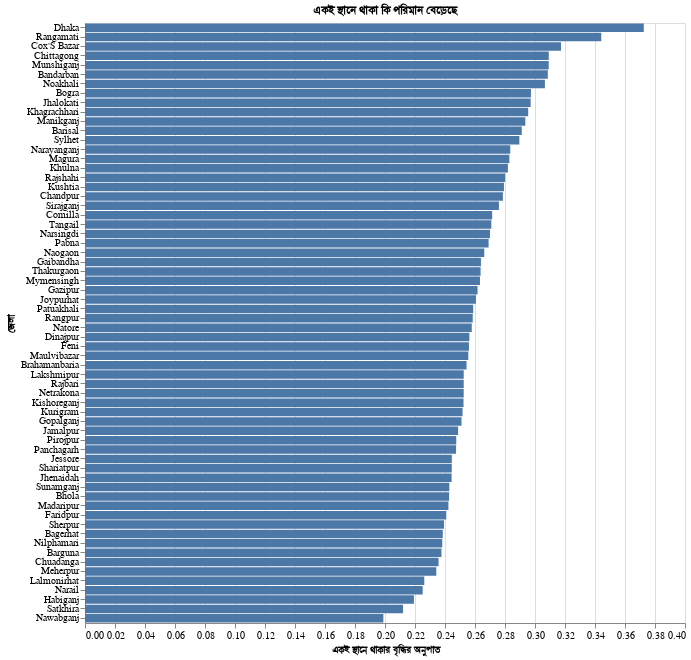

Notebook source saved alongside this figure:
### Markdown cell above
কোভিড-১৯ প্যান্ডেমিক এর কারণে মানুষের চলাফেরা তে কি পরিবর্তন এসেছে তার একটি ডাটাসেট ফেইসবুক প্রকাশ করেছে। ফেইসবুক ব্যবহারকারীদের ওয়াইফাই এর ব্যবহার পর্যবেক্ষণ করে ডাটাসেট বানানো হয়েছে। এখানে দেখা হয়েছে লোকেরা বাড়ির তে  অবস্থান করছে, নাকি শহরে ঘুরে বেড়াচ্ছে। এটা প্রতিরোধমূলক ব্যবস্থাগুলি সঠিক পথে পরিচালিত হচ্ছে কিনা সে ব্যাপারে অবহিত করতে পারে।
এই পোস্টে বাংলাদেশের ৬৪ জেলার ডেটা তুলে ধরা হল।

### Code cell
#hide_input
bdf_latest_date = bdf[bdf['ds'] == bdf['ds'].max()]
bdf_latest_date = bdf_latest_date.sort_values(by=['all_day_ratio_single_tile_users'], ascending=False)

color_var=alt.Color('Type:N', scale=alt.Scale(scheme='tableau20'), legend=None)
barchart = alt.Chart(bdf_latest_date).mark_bar().encode(
    y=alt.Y('polygon_name', axis=alt.Axis(title='জেলা'), sort='-x'),
    x=alt.X('all_day_ratio_single_tile_users', axis=alt.Axis(title='একই স্থানে থাকার বৃদ্ধির অনুপাত')),
    color=color_var,
    tooltip=['polygon_name', 'all_day_ratio_single_tile_users'],
    
).properties(
    title="একই স্থানে থাকা কি পরিমান বেড়েছে"
)

barchart.properties(width=600, height=600)

### Figure 1 — Vega-Lite specification as saved in the notebook (floating-point values rounded to 4 significant figures)
{"config": {"view": {"continuousWidth": 400, "continuousHeight": 300}}, "data": {"name": "data-f9fd8a3a9ce0deb393328896de30c5a1"}, "mark": "bar", "encoding": {"color": {"type": "nominal", "field": "Type", "legend": null, "scale": {"scheme": "tableau20"}}, "tooltip": [{"type": "nominal", "field": "polygon_name"}, {"type": "quantitative", "field": "all_day_ratio_single_tile_users"}], "x": {"type": "quantitative", "axis": {"title": "একই স্থানে থাকার বৃদ্ধির অনুপাত"}, "field": "all_day_ratio_single_tile_users"}, "y": {"type": "nominal", "axis": {"title": "জেলা"}, "field": "polygon_name", "sort": "-x"}}, "height": 600, "title": "একই স্থানে থাকা কি পরিমান বেড়েছে", "width": 600, "$schema": "https://vega.github.io/schema/vega-lite/v4.8.1.json", "datasets": {"data-f9fd8a3a9ce0deb393328896de30c5a1": [{"ds": "2020-06-10T00:00:00", "country": "BGD", "polygon_source": "GADM", "polygon_id": "BGD.3.1_1", "polygon_name": "Dhaka", "all_day_bing_tiles_visited_relative_change": -0.3917, "all_day_ratio_single_tile_users": 0.3725, "baseline_name": "full_february", "baseline_type": "DAY_OF_WEEK"}, {"ds": "2020-06-10T00:00:00", "country": "BGD", "polygon_source": "GADM", "polygon_id": "BGD.2.11_1", "polygon_name": "Rangamati", "all_day_bing_tiles_visited_relative_change": -0.3012, "all_day_ratio_single_tile_users": 0.3442, "baseline_name": "full_february", "baseline_type": "DAY_OF_WEEK"}, {"ds": "2020-06-10T00:00:00", "country": "BGD", "polygon_source": "GADM", "polygon_id": "BGD.2.6_1", "polygon_name": "Cox'S Bazar", "all_day_bing_tiles_visited_relative_change": -0.4531, "all_day_ratio_single_tile_users": 0.3174, "baseline_name": "full_february", "baseline_type": "DAY_OF_WEEK"}, {"ds": "2020-06-10T00:00:00", "country": "BGD", "polygon_source": "GADM", "polygon_id": "BGD.2.4_1", "polygon_name": "Chittagong", "all_day_bing_tiles_visited_relative_change": -0.3377, "all_day_ratio_single_tile_users": 0.3092, "baseline_name": "full_february", "baseline_type": "DAY_OF_WEEK"}, {"ds": "2020-06-10T00:00:00", "country": "BGD", "polygon_source": "GADM", "polygon_id": "BGD.3.9_1", "polygon_name": "Munshiganj", "all_day_bing_tiles_visited_relative_change": -0.2762, "all_day_ratio_single_tile_users": 0.3091, "baseline_name": "full_february", "baseline_type": "DAY_OF_WEEK"}, {"ds": "2020-06-10T00:00:00", "country": "BGD", "polygon_source": "GADM", "polygon_id": "BGD.2.1_1", "polygon_name": "Bandarban", "all_day_bing_tiles_visited_relative_change": -0.3473, "all_day_ratio_single_tile_users": 0.3086, "baseline_name": "full_february", "baseline_type": "DAY_OF_WEEK"}, {"ds": "2020-06-10T00:00:00", "country": "BGD", "polygon_source": "GADM", "polygon_id": "BGD.2.10_1", "polygon_name": "Noakhali", "all_day_bing_tiles_visited_relative_change": -0.3893, "all_day_ratio_single_tile_users": 0.3066, "baseline_name": "full_february", "baseline_type": "DAY_OF_WEEK"}, {"ds": "2020-06-10T00:00:00", "country": "BGD", "polygon_source": "GADM", "polygon_id": "BGD.5.1_1", "polygon_name": "Bogra", "all_day_bing_tiles_visited_relative_change": -0.2351, "all_day_ratio_single_tile_users": 0.2973, "baseline_name": "full_february", "baseline_type": "DAY_OF_WEEK"}, {"ds": "2020-06-10T00:00:00", "country": "BGD", "polygon_source": "GADM", "polygon_id": "BGD.1.4_1", "polygon_name": "Jhalokati", "all_day_bing_tiles_visited_relative_change": -0.246, "all_day_ratio_single_tile_users": 0.2971, "baseline_name": "full_february", "baseline_type": "DAY_OF_WEEK"}, {"ds": "2020-06-10T00:00:00", "country": "BGD", "polygon_source": "GADM", "polygon_id": "BGD.2.8_1", "polygon_name": "Khagrachhari", "all_day_bing_tiles_visited_relative_change": -0.2106, "all_day_ratio_single_tile_users": 0.2954, "baseline_name": "full_february", "baseline_type": "DAY_OF_WEEK"}, {"ds": "2020-06-10T00:00:00", "country": "BGD", "polygon_source": "GADM", "polygon_id": "BGD.3.8_1", "polygon_name": "Manikganj", "all_day_bing_tiles_visited_relative_change": -0.2249, "all_day_ratio_single_tile_users": 0.2935, "baseline_name": "full_february", "baseline_type": "DAY_OF_WEEK"}, {"ds": "2020-06-10T00:00:00", "country": "BGD", "polygon_source": "GADM", "polygon_id": "BGD.1.2_1", "polygon_name": "Barisal", "all_day_bing_tiles_visited_relative_change": -0.2597, "all_day_ratio_single_tile_users": 0.2912, "baseline_name": "full_february", "baseline_type": "DAY_OF_WEEK"}, {"ds": "2020-06-10T00:00:00", "country": "BGD", "polygon_source": "GADM", "polygon_id": "BGD.7.4_1", "polygon_name": "Sylhet", "all_day_bing_tiles_visited_relative_change": -0.3101, "all_day_ratio_single_tile_users": 0.2896, "baseline_name": "full_february", "baseline_type": "DAY_OF_WEEK"}, {"ds": "2020-06-10T00:00:00", "country": "BGD", "polygon_source": "GADM", "polygon_id": "BGD.3.11_1", "polygon_name": "Narayanganj", "all_day_bing_tiles_visited_relative_change": -0.2508, "all_day_ratio_single_tile_users": 0.2835, "baseline_name": "full_february", "baseline_type": "DAY_OF_WEEK"}, {"ds": "2020-06-10T00:00:00", "country": "BGD", "polygon_source": "GADM", "polygon_id": "BGD.4.7_1", "polygon_name": "Magura", "all_day_bing_tiles_visited_relative_change": -0.2509, "all_day_ratio_single_tile_users": 0.2829, "baseline_name": "full_february", "baseline_type": "DAY_OF_WEEK"}, {"ds": "2020-06-10T00:00:00", "country": "BGD", "polygon_source": "GADM", "polygon_id": "BGD.4.5_1", "polygon_name": "Khulna", "all_day_bing_tiles_visited_relative_change": -0.1981, "all_day_ratio_single_tile_users": 0.2819, "baseline_name": "full_february", "baseline_type": "DAY_OF_WEEK"}, {"ds": "2020-06-10T00:00:00", "country": "BGD", "polygon_source": "GADM", "polygon_id": "BGD.5.7_1", "polygon_name": "Rajshahi", "all_day_bing_tiles_visited_relative_change": -0.1713, "all_day_ratio_single_tile_users": 0.2801, "baseline_name": "full_february", "baseline_type": "DAY_OF_WEEK"}, {"ds": "2020-06-10T00:00:00", "country": "BGD", "polygon_source": "GADM", "polygon_id": "BGD.4.6_1", "polygon_name": "Kushtia", "all_day_bing_tiles_visited_relative_change": -0.1709, "all_day_ratio_single_tile_users": 0.2793, "baseline_name": "full_february", "baseline_type": "DAY_OF_WEEK"}, {"ds": "2020-06-10T00:00:00", "country": "BGD", "polygon_source": "GADM", "polygon_id": "BGD.2.3_1", "polygon_name": "Chandpur", "all_day_bing_tiles_visited_relative_change": -0.2914, "all_day_ratio_single_tile_users": 0.2786, "baseline_name": "full_february", "baseline_type": "DAY_OF_WEEK"}, {"ds": "2020-06-10T00:00:00", "country": "BGD", "polygon_source": "GADM", "polygon_id": "BGD.5.8_1", "polygon_name": "Sirajganj", "all_day_bing_tiles_visited_relative_change": -0.2405, "all_day_ratio_single_tile_users": 0.276, "baseline_name": "full_february", "baseline_type": "DAY_OF_WEEK"}, {"ds": "2020-06-10T00:00:00", "country": "BGD", "polygon_source": "GADM", "polygon_id": "BGD.2.5_1", "polygon_name": "Comilla", "all_day_bing_tiles_visited_relative_change": -0.3032, "all_day_ratio_single_tile_users": 0.2714, "baseline_name": "full_february", "baseline_type": "DAY_OF_WEEK"}, {"ds": "2020-06-10T00:00:00", "country": "BGD", "polygon_source": "GADM", "polygon_id": "BGD.3.17_1", "polygon_name": "Tangail", "all_day_bing_tiles_visited_relative_change": -0.2344, "all_day_ratio_single_tile_users": 0.2709, "baseline_name": "full_february", "baseline_type": "DAY_OF_WEEK"}, {"ds": "2020-06-10T00:00:00", "country": "BGD", "polygon_source": "GADM", "polygon_id": "BGD.3.12_1", "polygon_name": "Narsingdi", "all_day_bing_tiles_visited_relative_change": -0.2401, "all_day_ratio_single_tile_users": 0.27, "baseline_name": "full_february", "baseline_type": "DAY_OF_WEEK"}, {"ds": "2020-06-10T00:00:00", "country": "BGD", "polygon_source": "GADM", "polygon_id": "BGD.5.6_1", "polygon_name": "Pabna", "all_day_bing_tiles_visited_relative_change": -0.2008, "all_day_ratio_single_tile_users": 0.2691, "baseline_name": "full_february", "baseline_type": "DAY_OF_WEEK"}, {"ds": "2020-06-10T00:00:00", "country": "BGD", "polygon_source": "GADM", "polygon_id": "BGD.5.3_1", "polygon_name": "Naogaon", "all_day_bing_tiles_visited_relative_change": -0.1572, "all_day_ratio_single_tile_users": 0.2662, "baseline_name": "full_february", "baseline_type": "DAY_OF_WEEK"}, {"ds": "2020-06-10T00:00:00", "country": "BGD", "polygon_source": "GADM", "polygon_id": "BGD.6.2_1", "polygon_name": "Gaibandha", "all_day_bing_tiles_visited_relative_change": -0.2194, "all_day_ratio_single_tile_users": 0.264, "baseline_name": "full_february", "baseline_type": "DAY_OF_WEEK"}, {"ds": "2020-06-10T00:00:00", "country": "BGD", "polygon_source": "GADM", "polygon_id": "BGD.6.8_1", "polygon_name": "Thakurgaon", "all_day_bing_tiles_visited_relative_change": -0.2103, "all_day_ratio_single_tile_users": 0.2637, "baseline_name": "full_february", "baseline_type": "DAY_OF_WEEK"}, {"ds": "2020-06-10T00:00:00", "country": "BGD", "polygon_source": "GADM", "polygon_id": "BGD.3.10_1", "polygon_name": "Mymensingh", "all_day_bing_tiles_visited_relative_change": -0.2489, "all_day_ratio_single_tile_users": 0.2633, "baseline_name": "full_february", "baseline_type": "DAY_OF_WEEK"}, {"ds": "2020-06-10T00:00:00", "country": "BGD", "polygon_source": "GADM", "polygon_id": "BGD.3.3_1", "polygon_name": "Gazipur", "all_day_bing_tiles_visited_relative_change": -0.2273, "all_day_ratio_single_tile_users": 0.2617, "baseline_name": "full_february", "baseline_type": "DAY_OF_WEEK"}, {"ds": "2020-06-10T00:00:00", "country": "BGD", "polygon_source": "GADM", "polygon_id": "BGD.5.2_1", "polygon_name": "Joypurhat", "all_day_bing_tiles_visited_relative_change": -0.1586, "all_day_ratio_single_tile_users": 0.2606, "baseline_name": "full_february", "baseline_type": "DAY_OF_WEEK"}, {"ds": "2020-06-10T00:00:00", "country": "BGD", "polygon_source": "GADM", "polygon_id": "BGD.1.5_1", "polygon_name": "Patuakhali", "all_day_bing_tiles_visited_relative_change": -0.2047, "all_day_ratio_single_tile_users": 0.2588, "baseline_name": "full_february", "baseline_type": "DAY_OF_WEEK"}, {"ds": "2020-06-10T00:00:00", "country": "BGD", "polygon_source": "GADM", "polygon_id": "BGD.6.7_1", "polygon_name": "Rangpur", "all_day_bing_tiles_visited_relative_change": -0.2025, "all_day_ratio_single_tile_users": 0.2585, "baseline_name": "full_february", "baseline_type": "DAY_OF_WEEK"}, {"ds": "2020-06-10T00:00:00", "country": "BGD", "polygon_source": "GADM", "polygon_id": "BGD.5.4_1", "polygon_name": "Natore", "all_day_bing_tiles_visited_relative_change": -0.2143, "all_day_ratio_single_tile_users": 0.2578, "baseline_name": "full_february", "baseline_type": "DAY_OF_WEEK"}, {"ds": "2020-06-10T00:00:00", "country": "BGD", "polygon_source": "GADM", "polygon_id": "BGD.6.1_1", "polygon_name": "Dinajpur", "all_day_bing_tiles_visited_relative_change": -0.1225, "all_day_ratio_single_tile_users": 0.2562, "baseline_name": "full_february", "baseline_type": "DAY_OF_WEEK"}, {"ds": "2020-06-10T00:00:00", "country": "BGD", "polygon_source": "GADM", "polygon_id": "BGD.2.7_1", "polygon_name": "Feni", "all_day_bing_tiles_visited_relative_change": -0.2537, "all_day_ratio_single_tile_users": 0.256, "baseline_name": "full_february", "baseline_type": "DAY_OF_WEEK"}, {"ds": "2020-06-10T00:00:00", "country": "BGD", "polygon_source": "GADM", "polygon_id": "BGD.7.2_1", "polygon_name": "Maulvibazar", "all_day_bing_tiles_visited_relative_change": -0.2334, "all_day_ratio_single_tile_users": 0.2555, "baseline_name": "full_february", "baseline_type": "DAY_OF_WEEK"}, {"ds": "2020-06-10T00:00:00", "country": "BGD", "polygon_source": "GADM", "polygon_id": "BGD.2.2_1", "polygon_name": "Brahamanbaria", "all_day_bing_tiles_visited_relative_change": -0.2658, "all_day_ratio_single_tile_users": 0.2543, "baseline_name": "full_february", "baseline_type": "DAY_OF_WEEK"}, {"ds": "2020-06-10T00:00:00", "country": "BGD", "polygon_source": "GADM", "polygon_id": "BGD.2.9_1", "polygon_name": "Lakshmipur", "all_day_bing_tiles_visited_relative_change": -0.2744, "all_day_ratio_single_tile_users": 0.2525, "baseline_name": "full_february", "baseline_type": "DAY_OF_WEEK"}, {"ds": "2020-06-10T00:00:00", "country": "BGD", "polygon_source": "GADM", "polygon_id": "BGD.3.14_1", "polygon_name": "Rajbari", "all_day_bing_tiles_visited_relative_change": -0.2736, "all_day_ratio_single_tile_users": 0.2525, "baseline_name": "full_february", "baseline_type": "DAY_OF_WEEK"}, {"ds": "2020-06-10T00:00:00", "country": "BGD", "polygon_source": "GADM", "polygon_id": "BGD.3.13_1", "polygon_name": "Netrakona", "all_day_bing_tiles_visited_relative_change": -0.2162, "all_day_ratio_single_tile_users": 0.2525, "baseline_name": "full_february", "baseline_type": "DAY_OF_WEEK"}, {"ds": "2020-06-10T00:00:00", "country": "BGD", "polygon_source": "GADM", "polygon_id": "BGD.3.6_1", "polygon_name": "Kishoreganj", "all_day_bing_tiles_visited_relative_change": -0.2482, "all_day_ratio_single_tile_users": 0.2523, "baseline_name": "full_february", "baseline_type": "DAY_OF_WEEK"}, {"ds": "2020-06-10T00:00:00", "country": "BGD", "polygon_source": "GADM", "polygon_id": "BGD.6.3_1", "polygon_name": "Kurigram", "all_day_bing_tiles_visited_relative_change": -0.2059, "all_day_ratio_single_tile_users": 0.2517, "baseline_name": "full_february", "baseline_type": "DAY_OF_WEEK"}, {"ds": "2020-06-10T00:00:00", "country": "BGD", "polygon_source": "GADM", "polygon_id": "BGD.3.4_1", "polygon_name": "Gopalganj", "all_day_bing_tiles_visited_relative_change": -0.193, "all_day_ratio_single_tile_users": 0.251, "baseline_name": "full_february", "baseline_type": "DAY_OF_WEEK"}, {"ds": "2020-06-10T00:00:00", "country": "BGD", "polygon_source": "GADM", "polygon_id": "BGD.3.5_1", "polygon_name": "Jamalpur", "all_day_bing_tiles_visited_relative_change": -0.2228, "all_day_ratio_single_tile_users": 0.2487, "baseline_name": "full_february", "baseline_type": "DAY_OF_WEEK"}, {"ds": "2020-06-10T00:00:00", "country": "BGD", "polygon_source": "GADM", "polygon_id": "BGD.1.6_1", "polygon_name": "Pirojpur", "all_day_bing_tiles_visited_relative_change": -0.182, "all_day_ratio_single_tile_users": 0.2475, "baseline_name": "full_february", "baseline_type": "DAY_OF_WEEK"}, {"ds": "2020-06-10T00:00:00", "country": "BGD", "polygon_source": "GADM", "polygon_id": "BGD.6.6_1", "polygon_name": "Panchagarh", "all_day_bing_tiles_visited_relative_change": -0.1795, "all_day_ratio_single_tile_users": 0.2474, "baseline_name": "full_february", "baseline_type": "DAY_OF_WEEK"}, {"ds": "2020-06-10T00:00:00", "country": "BGD", "polygon_source": "GADM", "polygon_id": "BGD.4.3_1", "polygon_name": "Jessore", "all_day_bing_tiles_visited_relative_change": -0.1766, "all_day_ratio_single_tile_users": 0.2445, "baseline_name": "full_february", "baseline_type": "DAY_OF_WEEK"}, {"ds": "2020-06-10T00:00:00", "country": "BGD", "polygon_source": "GADM", "polygon_id": "BGD.3.15_1", "polygon_name": "Shariatpur", "all_day_bing_tiles_visited_relative_change": -0.228, "all_day_ratio_single_tile_users": 0.2445, "baseline_name": "full_february", "baseline_type": "DAY_OF_WEEK"}, {"ds": "2020-06-10T00:00:00", "country": "BGD", "polygon_source": "GADM", "polygon_id": "BGD.4.4_1", "polygon_name": "Jhenaidah", "all_day_bing_tiles_visited_relative_change": -0.1764, "all_day_ratio_single_tile_users": 0.2444, "baseline_name": "full_february", "baseline_type": "DAY_OF_WEEK"}, {"ds": "2020-06-10T00:00:00", "country": "BGD", "polygon_source": "GADM", "polygon_id": "BGD.7.3_1", "polygon_name": "Sunamganj", "all_day_bing_tiles_visited_relative_change": -0.2261, "all_day_ratio_single_tile_users": 0.2429, "baseline_name": "full_february", "baseline_type": "DAY_OF_WEEK"}, {"ds": "2020-06-10T00:00:00", "country": "BGD", "polygon_source": "GADM", "polygon_id": "BGD.1.3_1", "polygon_name": "Bhola", "all_day_bing_tiles_visited_relative_change": -0.1852, "all_day_ratio_single_tile_users": 0.2427, "baseline_name": "full_february", "baseline_type": "DAY_OF_WEEK"}, {"ds": "2020-06-10T00:00:00", "country": "BGD", "polygon_source": "GADM", "polygon_id": "BGD.3.7_1", "polygon_name": "Madaripur", "all_day_bing_tiles_visited_relative_change": -0.23, "all_day_ratio_single_tile_users": 0.2423, "baseline_name": "full_february", "baseline_type": "DAY_OF_WEEK"}, {"ds": "2020-06-10T00:00:00", "country": "BGD", "polygon_source": "GADM", "polygon_id": "BGD.3.2_1", "polygon_name": "Faridpur", "all_day_bing_tiles_visited_relative_change": -0.1691, "all_day_ratio_single_tile_users": 0.2409, "baseline_name": "full_february", "baseline_type": "DAY_OF_WEEK"}, {"ds": "2020-06-10T00:00:00", "country": "BGD", "polygon_source": "GADM", "polygon_id": "BGD.3.16_1", "polygon_name": "Sherpur", "all_day_bing_tiles_visited_relative_change": -0.2034, "all_day_ratio_single_tile_users": 0.2393, "baseline_name": "full_february", "baseline_type": "DAY_OF_WEEK"}, {"ds": "2020-06-10T00:00:00", "country": "BGD", "polygon_source": "GADM", "polygon_id": "BGD.4.1_1", "polygon_name": "Bagerhat", "all_day_bing_tiles_visited_relative_change": -0.1665, "all_day_ratio_single_tile_users": 0.2385, "baseline_name": "full_february", "baseline_type": "DAY_OF_WEEK"}, {"ds": "2020-06-10T00:00:00", "country": "BGD", "polygon_source": "GADM", "polygon_id": "BGD.6.5_1", "polygon_name": "Nilphamari", "all_day_bing_tiles_visited_relative_change": -0.1915, "all_day_ratio_single_tile_users": 0.2382, "baseline_name": "full_february", "baseline_type": "DAY_OF_WEEK"}, {"ds": "2020-06-10T00:00:00", "country": "BGD", "polygon_source": "GADM", "polygon_id": "BGD.1.1_1", "polygon_name": "Barguna", "all_day_bing_tiles_visited_relative_change": -0.1816, "all_day_ratio_single_tile_users": 0.2376, "baseline_name": "full_february", "baseline_type": "DAY_OF_WEEK"}, {"ds": "2020-06-10T00:00:00", "country": "BGD", "polygon_source": "GADM", "polygon_id": "BGD.4.2_1", "polygon_name": "Chuadanga", "all_day_bing_tiles_visited_relative_change": -0.144, "all_day_ratio_single_tile_users": 0.2357, "baseline_name": "full_february", "baseline_type": "DAY_OF_WEEK"}, {"ds": "2020-06-10T00:00:00", "country": "BGD", "polygon_source": "GADM", "polygon_id": "BGD.4.8_1", "polygon_name": "Meherpur", "all_day_bing_tiles_visited_relative_change": -0.2276, "all_day_ratio_single_tile_users": 0.2342, "baseline_name": "full_february", "baseline_type": "DAY_OF_WEEK"}, {"ds": "2020-06-10T00:00:00", "country": "BGD", "polygon_source": "GADM", "polygon_id": "BGD.6.4_1", "polygon_name": "Lalmonirhat", "all_day_bing_tiles_visited_relative_change": -0.1387, "all_day_ratio_single_tile_users": 0.2262, "baseline_name": "full_february", "baseline_type": "DAY_OF_WEEK"}, {"ds": "2020-06-10T00:00:00", "country": "BGD", "polygon_source": "GADM", "polygon_id": "BGD.4.9_1", "polygon_name": "Narail", "all_day_bing_tiles_visited_relative_change": -0.2129, "all_day_ratio_single_tile_users": 0.2251, "baseline_name": "full_february", "baseline_type": "DAY_OF_WEEK"}, {"ds": "2020-06-10T00:00:00", "country": "BGD", "polygon_source": "GADM", "polygon_id": "BGD.7.1_1", "polygon_name": "Habiganj", "all_day_bing_tiles_visited_relative_change": -0.2166, "all_day_ratio_single_tile_users": 0.2193, "baseline_name": "full_february", "baseline_type": "DAY_OF_WEEK"}, {"ds": "2020-06-10T00:00:00", "country": "BGD", "polygon_source": "GADM", "polygon_id": "BGD.4.10_1", "polygon_name": "Satkhira", "all_day_bing_tiles_visited_relative_change": -0.1375, "all_day_ratio_single_tile_users": 0.212, "baseline_name": "full_february", "baseline_type": "DAY_OF_WEEK"}, {"ds": "2020-06-10T00:00:00", "country": "BGD", "polygon_source": "GADM", "polygon_id": "BGD.5.5_1", "polygon_name": "Nawabganj", "all_day_bing_tiles_visited_relative_change": -0.1089, "all_day_ratio_single_tile_users": 0.1989, "baseline_name": "full_february", "baseline_type": "DAY_OF_WEEK"}]}}
